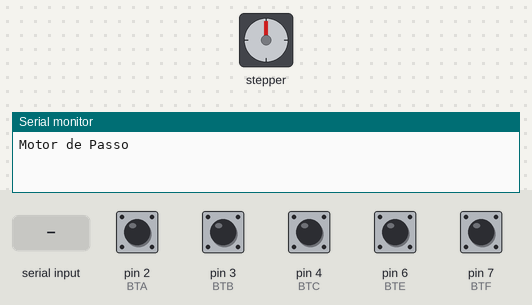
The sketch below on a simulated Arduino Uno, built with avr-gcc and run on an emulated ATmega328P. Shown: stepper motor, the last lines printed to the serial monitor. The inputs (shaded band) are chosen by the test bench; at power-on: pin 2 (BTA), pin 3 (BTB), pin 4 (BTC), pin 6 (BTE), pin 7 (BTF) HIGH. Stepper angles assume 2000 steps per turn.

Above: at 1.2 s.
1.3 s: pin 2 (BTA) pulled LOW for 0.15 s
At 1.9 s:
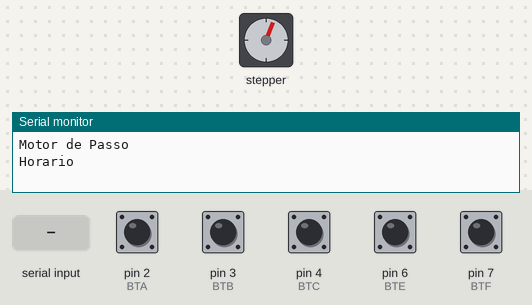
At 2.5 s:
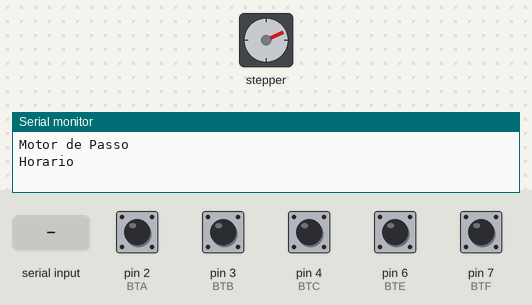
4.3 s: pin 4 (BTC) pulled LOW for 0.15 s
At 4.3 s:
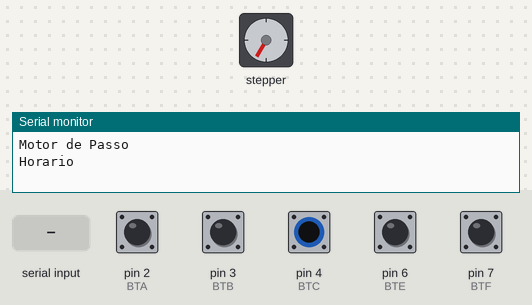
5.9 s: pin 3 (BTB) pulled LOW for 1 s
At 7.35 s:
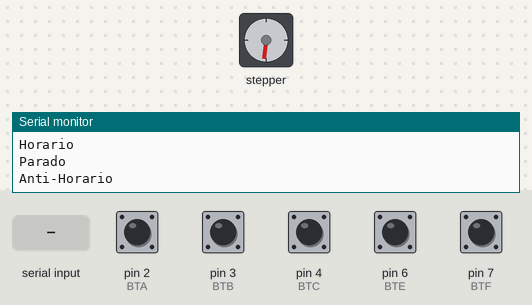
9.9 s: pin 6 (BTE) pulled LOW for 0.15 s
12.9 s: "H" received over Serial
15.9 s: "A" received over Serial
Timing chart, 0 to 19.9 s (numbered marks = the images above; inputs shaded):
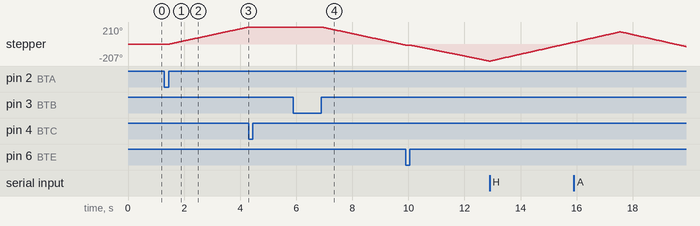

Measured:
- after the input at 1.3 s, stepper: keeps turning clockwise at about 74°/s, starting after 0.16 s
- after the input at 4.3 s, stepper: stops changing and stays 210°
- after the input at 5.9 s, stepper: keeps turning counter-clockwise at about 74°/s, starting after 1.0 s

The sketch:

motor_de_passo.ino
```cpp
//Bibliotecas
#include <Stepper.h>
#include <Wire.h>

//Definições
#define BTA 2
#define BTB 3
#define BTC 4
#define BTD 5
#define BTE 6
#define BTF 7

//Variáveis
int num_passos = 2000;
int liga = 0;
int rpm = 14;

//Instância
Stepper motor(num_passos, 9, 11, 10, 12);
void setup() {
//Configuração de I/Os
pinMode(BTA,    INPUT_PULLUP);
pinMode(BTB,    INPUT_PULLUP);
pinMode(BTC,    INPUT_PULLUP);
pinMode(BTD,    INPUT_PULLUP);
pinMode(BTE,    INPUT_PULLUP);
pinMode(BTF,    INPUT_PULLUP);

Serial.begin(9600);
while(!Serial);
Serial.setTimeout(1);
Serial.println("Motor de Passo");
motor.setSpeed(rpm);
}

void loop() {
//Serial
String comando;

if(Serial.available() > 0){
  comando = Serial.readString();
  comando.trim ();
}

//comandos no serial
if(comando == "H"){
  Serial.println("Uma volta Horario");
  motor.step(2000);
}
if(comando == "A"){
  Serial.println("Uma volta Anti-Horario");
  motor.step(-2000);
}
if(comando == "P"){
  Serial.println("Processo 1");
  motor.step(4000);
  delay(2000);
  motor.step(-4000);
}


if(!digitalRead(BTF)){
  rpm++;
  if(rpm >= 14){
    rpm = 14;
  }

Serial.print("RPM=");
Serial.println(rpm);
while(!digitalRead(BTF));
}

if(!digitalRead(BTE)){
  rpm--;
  if(rpm <= 1){
    rpm = 1;
  }
Serial.print("RPM=");
Serial.println(rpm);
while(!digitalRead(BTE));
}

if(!digitalRead(BTA)){
  liga = 1;
  Serial.println("Horario");
  while(!digitalRead(BTA));
}

if(!digitalRead(BTB)){
  liga = 2;
  Serial.println("Anti-Horario");
  while(!digitalRead(BTB));
}

if(!digitalRead(BTC)){
  liga = 0;
  Serial.println("Parado");
  while(!digitalRead(BTC));
}

//Laços da variável liga
if(liga == 1){
  motor.step(1);
}

if(liga == 2){
  motor.step(-1);
}


motor.setSpeed(rpm);

}
```
